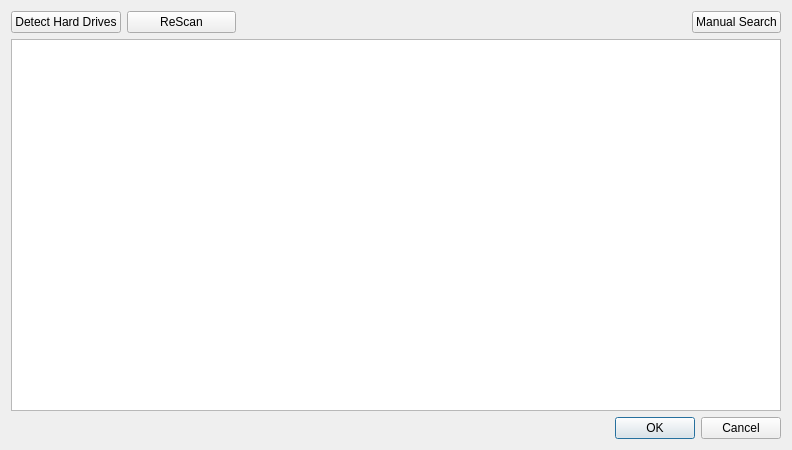
<?xml version="1.0" encoding="UTF-8"?>
<ui version="4.0">
 <class>HDDSelectDialog</class>
 <widget class="QDialog" name="HDDSelectDialog">
  <property name="geometry">
   <rect>
    <x>0</x>
    <y>0</y>
    <width>792</width>
    <height>450</height>
   </rect>
  </property>
  <property name="windowTitle">
   <string>Dialog</string>
  </property>
  <layout class="QGridLayout" name="gridLayout">
   <item row="0" column="0">
    <layout class="QHBoxLayout" name="horizontalLayout">
     <item>
      <widget class="QPushButton" name="pushButton_find">
       <property name="maximumSize">
        <size>
         <width>163</width>
         <height>16777215</height>
        </size>
       </property>
       <property name="text">
        <string>Detect Hard Drives</string>
       </property>
      </widget>
     </item>
     <item>
      <widget class="QPushButton" name="pushButton_reScan">
       <property name="enabled">
        <bool>true</bool>
       </property>
       <property name="minimumSize">
        <size>
         <width>109</width>
         <height>0</height>
        </size>
       </property>
       <property name="maximumSize">
        <size>
         <width>120</width>
         <height>16777215</height>
        </size>
       </property>
       <property name="text">
        <string>ReScan</string>
       </property>
      </widget>
     </item>
     <item>
      <spacer name="horizontalSpacer">
       <property name="orientation">
        <enum>Qt::Horizontal</enum>
       </property>
       <property name="sizeHint" stdset="0">
        <size>
         <width>40</width>
         <height>20</height>
        </size>
       </property>
      </spacer>
     </item>
     <item>
      <widget class="QPushButton" name="pushButton_manualADD">
       <property name="maximumSize">
        <size>
         <width>120</width>
         <height>16777215</height>
        </size>
       </property>
       <property name="text">
        <string>Manual Search</string>
       </property>
      </widget>
     </item>
    </layout>
   </item>
   <item row="1" column="0">
    <widget class="QTreeWidget" name="treeWidget">
     <property name="contextMenuPolicy">
      <enum>Qt::CustomContextMenu</enum>
     </property>
     <property name="alternatingRowColors">
      <bool>true</bool>
     </property>
     <property name="selectionMode">
      <enum>QAbstractItemView::ExtendedSelection</enum>
     </property>
     <property name="rootIsDecorated">
      <bool>true</bool>
     </property>
     <property name="uniformRowHeights">
      <bool>false</bool>
     </property>
     <property name="itemsExpandable">
      <bool>false</bool>
     </property>
     <property name="sortingEnabled">
      <bool>false</bool>
     </property>
     <property name="headerHidden">
      <bool>true</bool>
     </property>
     <property name="expandsOnDoubleClick">
      <bool>false</bool>
     </property>
     <attribute name="headerVisible">
      <bool>false</bool>
     </attribute>
     <attribute name="headerCascadingSectionResizes">
      <bool>false</bool>
     </attribute>
     <attribute name="headerHighlightSections">
      <bool>true</bool>
     </attribute>
     <attribute name="headerShowSortIndicator" stdset="0">
      <bool>false</bool>
     </attribute>
     <column>
      <property name="text">
       <string>Path</string>
      </property>
     </column>
     <column>
      <property name="text">
       <string>Games</string>
      </property>
     </column>
     <column>
      <property name="text">
       <string>GiB Used</string>
      </property>
     </column>
     <column>
      <property name="text">
       <string>Split Games</string>
      </property>
     </column>
     <column>
      <property name="text">
       <string>Source</string>
      </property>
     </column>
     <column>
      <property name="text">
       <string>FS</string>
      </property>
     </column>
    </widget>
   </item>
   <item row="2" column="0">
    <widget class="QDialogButtonBox" name="buttonBox">
     <property name="orientation">
      <enum>Qt::Horizontal</enum>
     </property>
     <property name="standardButtons">
      <set>QDialogButtonBox::Cancel|QDialogButtonBox::Ok</set>
     </property>
    </widget>
   </item>
  </layout>
 </widget>
 <resources/>
 <connections>
  <connection>
   <sender>buttonBox</sender>
   <signal>accepted()</signal>
   <receiver>HDDSelectDialog</receiver>
   <slot>accept()</slot>
   <hints>
    <hint type="sourcelabel">
     <x>248</x>
     <y>254</y>
    </hint>
    <hint type="destinationlabel">
     <x>157</x>
     <y>274</y>
    </hint>
   </hints>
  </connection>
  <connection>
   <sender>buttonBox</sender>
   <signal>rejected()</signal>
   <receiver>HDDSelectDialog</receiver>
   <slot>reject()</slot>
   <hints>
    <hint type="sourcelabel">
     <x>316</x>
     <y>260</y>
    </hint>
    <hint type="destinationlabel">
     <x>286</x>
     <y>274</y>
    </hint>
   </hints>
  </connection>
 </connections>
</ui>
